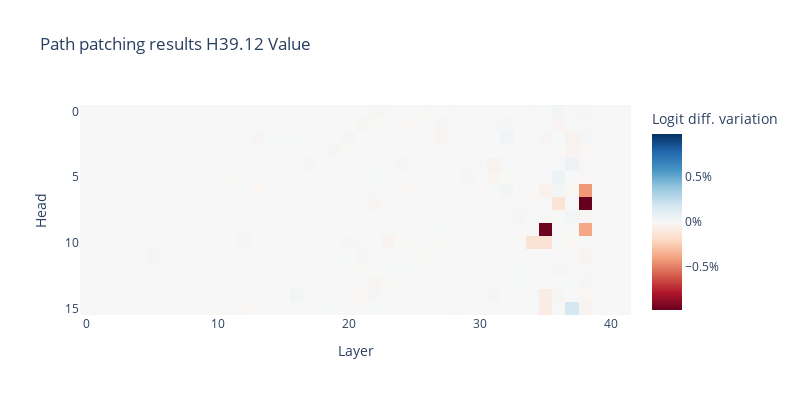
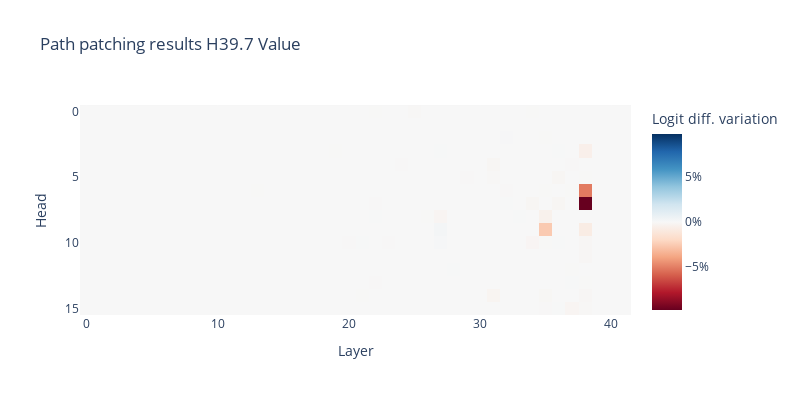
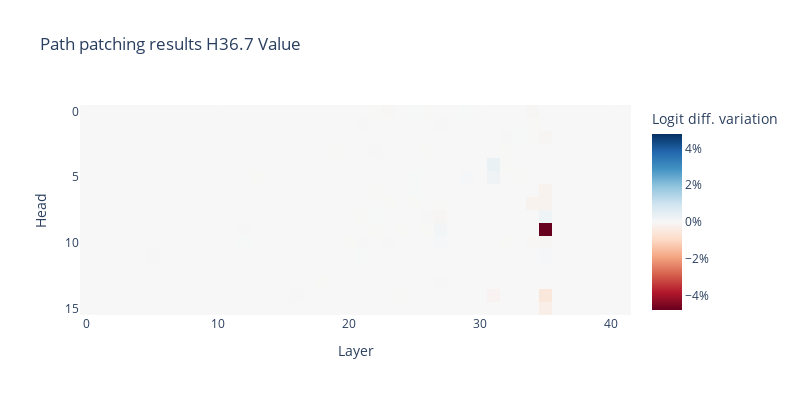

Source (notebook cell) for these figures, in order:
### Code cell
# Function Induction Heads
for head in [(39, 12), (39, 7), (36, 7), (32, 6), (32, 1), (25, 13)]:
    filename = "./results/gemma_2_9b/ind_h{}_{}_v.pt".format(head[0], head[1])
    result = t.load(filename)
    visualize_heatmap(result, info = "H{}.{} Value".format(head[0], head[1]))

### Figure 1 — Plotly figure (JSON) as saved in the notebook; plotly's stock layout.template omitted (floating-point values rounded to 4 significant figures; data arrays with more than 128 entries replaced by an {"elided": "..."} marker saying what was removed)
{"data": [{"coloraxis": "coloraxis", "hovertemplate": "Layer: %{x}<br>Head: %{y}<br>Logit diff. variation: %{z}<extra></extra>", "name": "0", "type": "heatmap", "xaxis": "x", "yaxis": "y", "z": {"elided": "16x42 float values"}}], "layout": {"coloraxis": {"cmid": 0, "colorbar": {"ticksuffix": "%", "title": {"text": "Logit diff. variation"}}, "colorscale": [[0, "rgb(103,0,31)"], [0.1, "rgb(178,24,43)"], [0.2, "rgb(214,96,77)"], [0.3, "rgb(244,165,130)"], [0.4, "rgb(253,219,199)"], [0.5, "rgb(247,247,247)"], [0.6, "rgb(209,229,240)"], [0.7, "rgb(146,197,222)"], [0.8, "rgb(67,147,195)"], [0.9, "rgb(33,102,172)"], [1, "rgb(5,48,97)"]]}, "height": 400, "title": {"text": "Path patching results H39.12 Value"}, "width": 800, "xaxis": {"anchor": "y", "constrain": "domain", "domain": [0, 1], "scaleanchor": "y", "title": {"text": "Layer"}}, "yaxis": {"anchor": "x", "autorange": "reversed", "constrain": "domain", "domain": [0, 1], "title": {"text": "Head"}}}}

### Figure 2 — Plotly figure (JSON) as saved in the notebook; plotly's stock layout.template omitted (floating-point values rounded to 4 significant figures; data arrays with more than 128 entries replaced by an {"elided": "..."} marker saying what was removed)
{"data": [{"coloraxis": "coloraxis", "hovertemplate": "Layer: %{x}<br>Head: %{y}<br>Logit diff. variation: %{z}<extra></extra>", "name": "0", "type": "heatmap", "xaxis": "x", "yaxis": "y", "z": {"elided": "16x42 float values"}}], "layout": {"coloraxis": {"cmid": 0, "colorbar": {"ticksuffix": "%", "title": {"text": "Logit diff. variation"}}, "colorscale": [[0, "rgb(103,0,31)"], [0.1, "rgb(178,24,43)"], [0.2, "rgb(214,96,77)"], [0.3, "rgb(244,165,130)"], [0.4, "rgb(253,219,199)"], [0.5, "rgb(247,247,247)"], [0.6, "rgb(209,229,240)"], [0.7, "rgb(146,197,222)"], [0.8, "rgb(67,147,195)"], [0.9, "rgb(33,102,172)"], [1, "rgb(5,48,97)"]]}, "height": 400, "title": {"text": "Path patching results H39.7 Value"}, "width": 800, "xaxis": {"anchor": "y", "constrain": "domain", "domain": [0, 1], "scaleanchor": "y", "title": {"text": "Layer"}}, "yaxis": {"anchor": "x", "autorange": "reversed", "constrain": "domain", "domain": [0, 1], "title": {"text": "Head"}}}}

### Figure 3 — Plotly figure (JSON) as saved in the notebook; plotly's stock layout.template omitted (floating-point values rounded to 4 significant figures; data arrays with more than 128 entries replaced by an {"elided": "..."} marker saying what was removed)
{"data": [{"coloraxis": "coloraxis", "hovertemplate": "Layer: %{x}<br>Head: %{y}<br>Logit diff. variation: %{z}<extra></extra>", "name": "0", "type": "heatmap", "xaxis": "x", "yaxis": "y", "z": {"elided": "16x42 float values"}}], "layout": {"coloraxis": {"cmid": 0, "colorbar": {"ticksuffix": "%", "title": {"text": "Logit diff. variation"}}, "colorscale": [[0, "rgb(103,0,31)"], [0.1, "rgb(178,24,43)"], [0.2, "rgb(214,96,77)"], [0.3, "rgb(244,165,130)"], [0.4, "rgb(253,219,199)"], [0.5, "rgb(247,247,247)"], [0.6, "rgb(209,229,240)"], [0.7, "rgb(146,197,222)"], [0.8, "rgb(67,147,195)"], [0.9, "rgb(33,102,172)"], [1, "rgb(5,48,97)"]]}, "height": 400, "title": {"text": "Path patching results H36.7 Value"}, "width": 800, "xaxis": {"anchor": "y", "constrain": "domain", "domain": [0, 1], "scaleanchor": "y", "title": {"text": "Layer"}}, "yaxis": {"anchor": "x", "autorange": "reversed", "constrain": "domain", "domain": [0, 1], "title": {"text": "Head"}}}}
